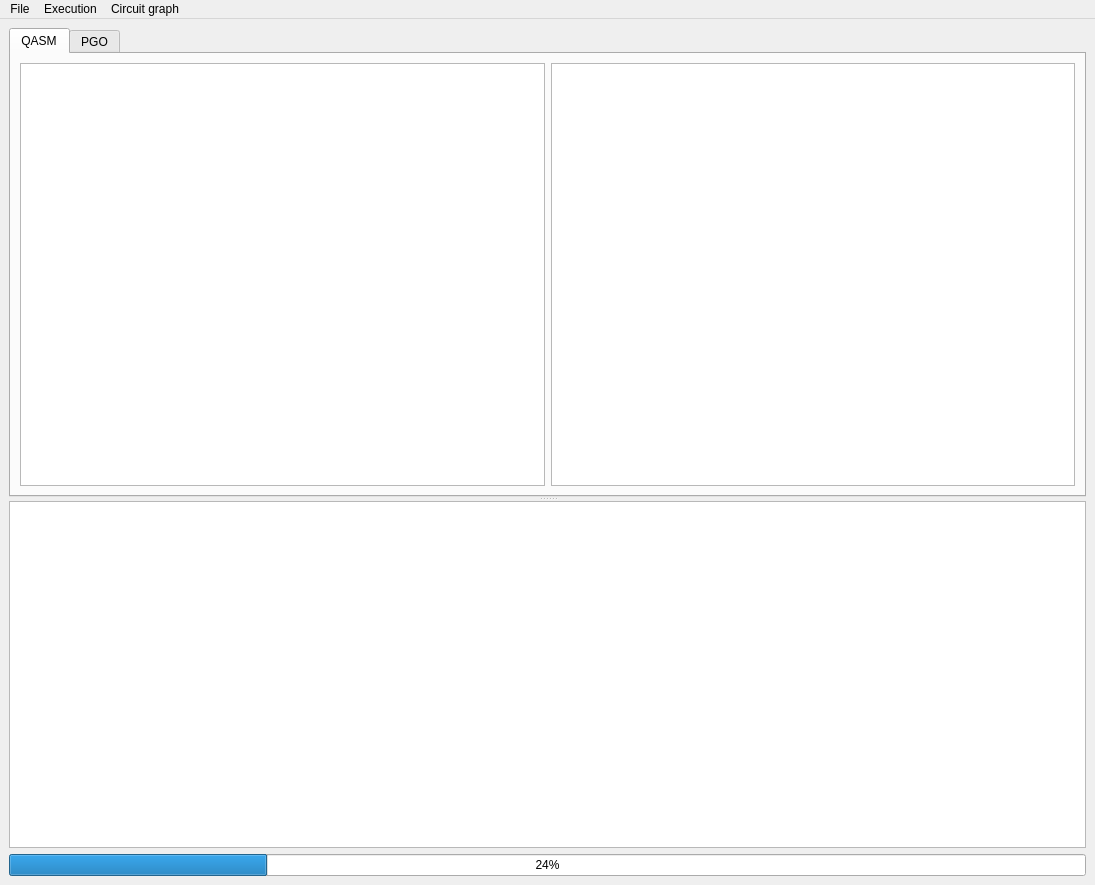
<?xml version="1.0" encoding="UTF-8"?>
<ui version="4.0">
 <class>MainWindow</class>
 <widget class="QMainWindow" name="MainWindow">
  <property name="geometry">
   <rect>
    <x>0</x>
    <y>0</y>
    <width>1095</width>
    <height>885</height>
   </rect>
  </property>
  <property name="sizePolicy">
   <sizepolicy hsizetype="Preferred" vsizetype="Preferred">
    <horstretch>0</horstretch>
    <verstretch>0</verstretch>
   </sizepolicy>
  </property>
  <property name="windowTitle">
   <string>MainWindow</string>
  </property>
  <widget class="QWidget" name="centralwidget">
   <property name="enabled">
    <bool>true</bool>
   </property>
   <property name="sizePolicy">
    <sizepolicy hsizetype="Expanding" vsizetype="Expanding">
     <horstretch>0</horstretch>
     <verstretch>0</verstretch>
    </sizepolicy>
   </property>
   <layout class="QGridLayout" name="gridLayout">
    <item row="0" column="0">
     <layout class="QVBoxLayout" name="verticalLayout">
      <item>
       <widget class="QSplitter" name="splitter">
        <property name="orientation">
         <enum>Qt::Vertical</enum>
        </property>
        <widget class="QTabWidget" name="tabWidget">
         <property name="sizePolicy">
          <sizepolicy hsizetype="Expanding" vsizetype="Expanding">
           <horstretch>0</horstretch>
           <verstretch>0</verstretch>
          </sizepolicy>
         </property>
         <property name="currentIndex">
          <number>0</number>
         </property>
         <widget class="QWidget" name="qasm_tab">
          <property name="sizePolicy">
           <sizepolicy hsizetype="Expanding" vsizetype="Expanding">
            <horstretch>0</horstretch>
            <verstretch>0</verstretch>
           </sizepolicy>
          </property>
          <attribute name="title">
           <string>QASM</string>
          </attribute>
          <layout class="QHBoxLayout" name="horizontalLayout">
           <item>
            <widget class="QTextEdit" name="code_input_display">
             <property name="sizePolicy">
              <sizepolicy hsizetype="Expanding" vsizetype="Expanding">
               <horstretch>0</horstretch>
               <verstretch>0</verstretch>
              </sizepolicy>
             </property>
             <property name="font">
              <font>
               <family>Ubuntu</family>
               <pointsize>13</pointsize>
              </font>
             </property>
             <property name="autoFillBackground">
              <bool>false</bool>
             </property>
            </widget>
           </item>
           <item>
            <widget class="QTextEdit" name="profile_file_display">
             <property name="sizePolicy">
              <sizepolicy hsizetype="Expanding" vsizetype="Expanding">
               <horstretch>0</horstretch>
               <verstretch>0</verstretch>
              </sizepolicy>
             </property>
             <property name="font">
              <font>
               <pointsize>13</pointsize>
              </font>
             </property>
            </widget>
           </item>
          </layout>
         </widget>
         <widget class="QWidget" name="pgo_tab">
          <attribute name="title">
           <string>PGO</string>
          </attribute>
          <layout class="QGridLayout" name="gridLayout_2">
           <item row="0" column="1">
            <widget class="QTextEdit" name="pgo_right_display">
             <property name="sizePolicy">
              <sizepolicy hsizetype="Expanding" vsizetype="Expanding">
               <horstretch>0</horstretch>
               <verstretch>0</verstretch>
              </sizepolicy>
             </property>
             <property name="font">
              <font>
               <family>Ubuntu</family>
               <pointsize>13</pointsize>
              </font>
             </property>
             <property name="autoFillBackground">
              <bool>false</bool>
             </property>
             <property name="readOnly">
              <bool>true</bool>
             </property>
            </widget>
           </item>
           <item row="0" column="0">
            <widget class="QTextEdit" name="pgo_left_display">
             <property name="sizePolicy">
              <sizepolicy hsizetype="Expanding" vsizetype="Expanding">
               <horstretch>0</horstretch>
               <verstretch>0</verstretch>
              </sizepolicy>
             </property>
             <property name="font">
              <font>
               <family>Ubuntu</family>
               <pointsize>13</pointsize>
              </font>
             </property>
             <property name="autoFillBackground">
              <bool>false</bool>
             </property>
             <property name="readOnly">
              <bool>true</bool>
             </property>
            </widget>
           </item>
           <item row="1" column="0">
            <widget class="QLabel" name="label">
             <property name="text">
              <string>Before PGO</string>
             </property>
            </widget>
           </item>
           <item row="1" column="1">
            <widget class="QLabel" name="label_2">
             <property name="text">
              <string>After PGO</string>
             </property>
            </widget>
           </item>
          </layout>
         </widget>
        </widget>
        <widget class="QGraphicsView" name="svg_view">
         <property name="sizePolicy">
          <sizepolicy hsizetype="Expanding" vsizetype="Expanding">
           <horstretch>0</horstretch>
           <verstretch>0</verstretch>
          </sizepolicy>
         </property>
         <property name="baseSize">
          <size>
           <width>0</width>
           <height>0</height>
          </size>
         </property>
        </widget>
       </widget>
      </item>
      <item>
       <widget class="QProgressBar" name="progbar">
        <property name="sizePolicy">
         <sizepolicy hsizetype="Expanding" vsizetype="Minimum">
          <horstretch>0</horstretch>
          <verstretch>0</verstretch>
         </sizepolicy>
        </property>
        <property name="value">
         <number>24</number>
        </property>
       </widget>
      </item>
     </layout>
    </item>
   </layout>
  </widget>
  <widget class="QMenuBar" name="menubar">
   <property name="geometry">
    <rect>
     <x>0</x>
     <y>0</y>
     <width>1095</width>
     <height>28</height>
    </rect>
   </property>
   <widget class="QMenu" name="menu_files">
    <property name="title">
     <string>File</string>
    </property>
    <addaction name="action_add_file"/>
   </widget>
   <widget class="QMenu" name="menu_run">
    <property name="title">
     <string>Execution</string>
    </property>
    <addaction name="action_compile"/>
    <addaction name="action_simulation"/>
    <addaction name="action_pgo"/>
   </widget>
   <widget class="QMenu" name="menu_graph">
    <property name="title">
     <string>Circuit graph</string>
    </property>
    <addaction name="action_qasm_graph"/>
    <addaction name="action_draw_cpp"/>
    <addaction name="action_draw_qasm"/>
   </widget>
   <addaction name="menu_files"/>
   <addaction name="menu_run"/>
   <addaction name="menu_graph"/>
  </widget>
  <action name="action_add_file">
   <property name="text">
    <string>add a file</string>
   </property>
  </action>
  <action name="action_compile">
   <property name="text">
    <string>compile</string>
   </property>
  </action>
  <action name="action_simulation">
   <property name="text">
    <string>simulation</string>
   </property>
  </action>
  <action name="action_pgo">
   <property name="text">
    <string>pgo</string>
   </property>
  </action>
  <action name="action_qasm_graph">
   <property name="text">
    <string>Qasm graph</string>
   </property>
  </action>
  <action name="action_draw_cpp">
   <property name="text">
    <string>draw source</string>
   </property>
  </action>
  <action name="action_draw_qasm">
   <property name="text">
    <string>draw qasm</string>
   </property>
  </action>
 </widget>
 <resources/>
 <connections/>
</ui>
